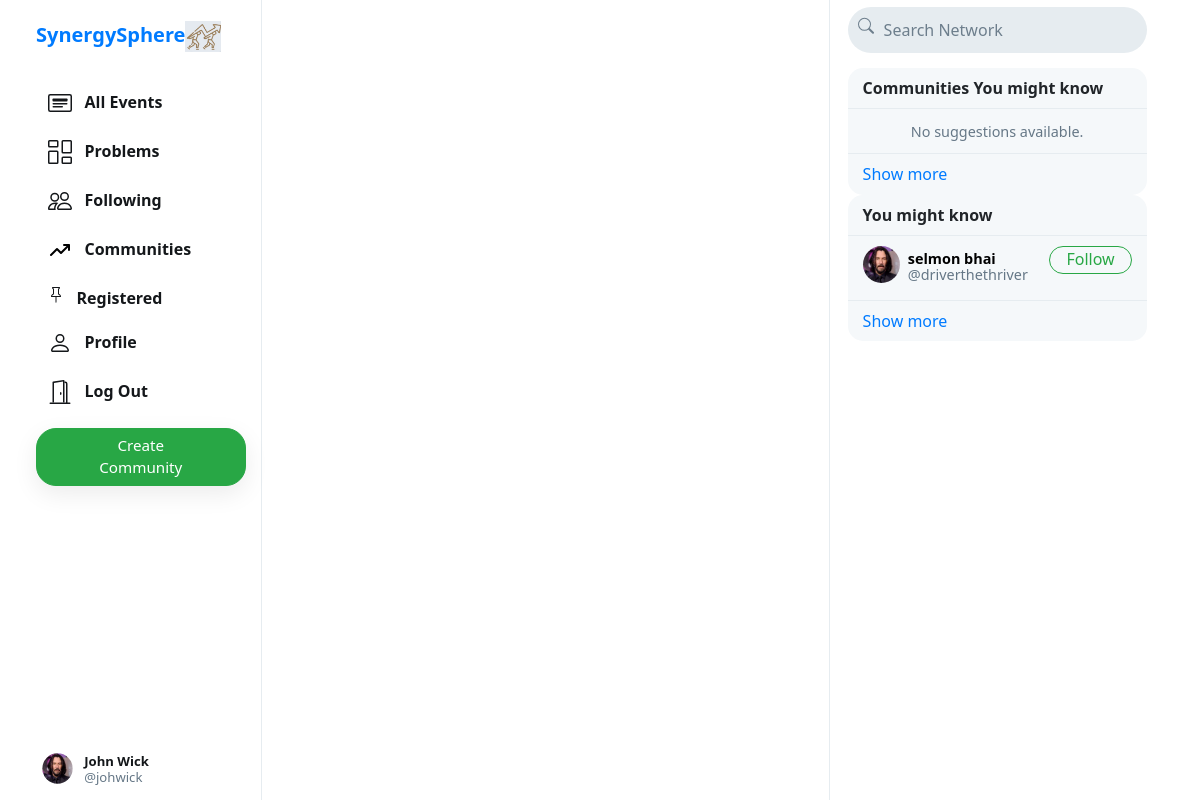
Page /johwick/communitylist (signed in) on the committed database.
### sphere/models.py (models this page shows, shortened)
class User(AbstractUser):
    profile_pic = models.ImageField(upload_to='profile_pic/',default = 'defaults/no_pic.png')
    bio = models.TextField(max_length=160, blank=True, null=True,default='hey, this is my synergy profile')
    cover = models.ImageField(upload_to='user_covers/', blank=True,default = 'defaults/default-user-cover.png')
    phone = models.CharField(max_length=15, blank=True, null=True)
    created_at = models.DateTimeField(blank=True, null=True, default = timezone.now)  # Field renamed to remove unsuitable characters.
    updated_at = models.DateTimeField(blank=True, null=True,  default = timezone.now)
    city = models.CharField(max_length=50, blank=True, null=True)
    is_reported = models.IntegerField(blank=True, null=True,default=False)
    is_block = models.IntegerField(blank=True, null=True, default = False)

### sphere/views.py (the view, shortened to what this page needs)
# urls.py: path("<str:username>/communitylist", views.communitylist, name="communitylist"),
def communitylist(request,username):
    user = User.objects.get(username=username)
    comm_list1 =  Orgs.objects.filter(org_member=user)
    comm_list2 = list(comm_list1)
    user2 = User.objects.get(username=request.user.username)
    common_comm = comm_list1.filter(org_member=user2)
    orgs_list = []
    c_suggestions = []
    suggestions = []
    if request.user.is_authenticated:
        followings = Follower.objects.filter(followers=request.user).values_list('user', flat=True)
        suggestions = User.objects.exclude(pk__in=followings).exclude(username=request.user.username).order_by("?")[:6]
        followings_c = Orgs.objects.filter(org_member=request.user).values_list('org_member', flat=True)
        c_suggestions = Orgs.objects.exclude(pk__in=followings_c).exclude(created_by=request.user.id).order_by("?")[:6]
        return render(request, 'sphere/list.html', {
            "list_type": "orgs",
            "orgs_list":orgs_list,
            "suggestions": suggestions,
            "c_suggestions":c_suggestions,
            'profile': False
        })
    else:
        return render(request, 'sphere/list.html', {
            "list_type": "orgs",
            "orgs_list":orgs_list,
            'profile': False
        })

### sphere/templates/sphere/list.html (shortened to what this page needs)
{% extends "sphere/layout.html" %}
{% load static %}

### sphere/templates/sphere/layout.html (shortened to what this page needs)
{% load static %}
<!DOCTYPE html>
<html lang="en">
    <head>
        <link rel="stylesheet" href="https://stackpath.bootstrapcdn.com/bootstrap/4.4.1/css/bootstrap.min.css">
        <link href="{% static 'sphere/styles.css' %}" rel="stylesheet">
    </head>
    <body>
        <div class="body" data-page="{{page}}">
            <div class="sidenav">
                <a href="{% url 'index' %}" class="navbar-brand">
                <b>SynergySphere</b><img src="{% static 'sphere/Images/logo.png' %}" height="31px">
                </a>
                <div style="height: 100%;">
                    <div>
                        <div>
                            <ul>
                                <li class="nav-item" id="all_events">
                                    <a href="{% url 'index' %}" class="nav-link">
                                        <div>
                                            &nbsp;&nbsp;All Events
                                        </div>
                                    </a>
                                </li>
                                    <li class="nav-item" id="all_problems">
                                        <a href="{% url 'problems' %}" class="nav-link">
                                            <div>
                                                &nbsp;&nbsp;Problems
                                            </div>
                                        </a>
                                    </li>
                                {% if user.is_authenticated %}
                                <li class="nav-item" id="following">
                                    <a href="{% url 'following' %}" class="nav-link">
                                        <div>
                                            &nbsp;&nbsp;Following
                                        </div>
                                    </a>
                                </li>
                                <li class="nav-item" id="following">
                                    <a href="{% url 'communitylist' user.username %}" class="nav-link">
                                        <div>
                                            &nbsp;&nbsp;Communities
                                        </div>
                                    </a>
                                </li>
                                <li class="nav-item" id="saved">
                                    <a href="{% url 'saved' %}" class="nav-link">
                                        <div>
                                            &nbsp;&nbsp;Registered
                                        </div>
                                    </a>
                                </li>
                                <li class="nav-item" id="profile">
                                    <a href="{% url 'profileevents' user.username %}" class="nav-link">
                                        <div>
                                            &nbsp;&nbsp;Profile
                                        </div>
                                    </a>
                                </li>
                                <li class="nav-item" id="logout">
                                    <a href="{% url 'logout' %}" class="nav-link">
                                        <div>
                                            &nbsp;&nbsp;Log Out
                                        </div>
                                    </a>
                                </li>
                                {% endif %}
                            </ul>
                        </div>
                        {% if user.is_authenticated %}
                            <button id="popup-btn" class="btn btn-success new-post-btn" onclick="createpost()">Create Community</button>
                        {% endif %}
                    </div>
                    <div style="position: absolute; bottom: 10px;">
                        {% if user.is_authenticated %}
                            <li class="nav-item sidenav-user">
                                <a href="{% url 'profileevents' user.username %}" class="nav-link">
                                    <div class="user_account">
                                        <div class="small-profilepic" style="float: left; background-image: url(/media/{{user.profile_pic}})"></div>
                                        <div style="height: 2.7vw; margin: auto;">
                                            <div style="margin-top: 4px;"><strong>{{user.first_name}} {{user.last_name}}</strong></div>
                                            <div class="grey" style="margin-top: 4px;">@{{ user.username }}</div>
                                        </div>
                                    </div>
                                </a>
                            </li>
                        {% endif %}
                    </div>
                </div>
            </div>
            <div class="right-div">
                <nav class="head">
                    <form action="#">
                        <div class="search-div">
                            <div>
                            </div>
                            <input type="text" name="query" id="search-box" placeholder="Search Network">
                        </div>
                    </form>
                </nav>
                <div class='right-div-content'>
                    <div class="space" style="background-color: white;"></div>
                    {% if user.is_authenticated %}
                    <div class="suggestion-box">
                        <div class="suggestion-header">
                            Communities You might know
                        </div>
                        {% for suggestion in c_suggestions %}
                            <div class="suggestion-user">
                                <div>
                                    <a href="{% url 'org_profile' suggestion.org_name %}">
                                        <div class="small-profilepic" style="background-image: url(/media/{{suggestion.profile_pic}})"></div>
                                    </a>
                                </div>
                                <div class="user-details">
                                    <a href="{% url 'org_profile' suggestion.org_name %}">
                                        <div id="user-name">
                                            <strong>
                                                {{suggestion.org_name}}
                                            </strong>
                                        </div>
                                        <div class="grey">@{{suggestion.org_name}}</div>
                                    </a>
                                </div>
                                <div>
                                    <button class="btn btn-outline-success" type="button" onclick="follow_user(this,'{{suggestion.username}}','suggestion')">Follow</button>
                                </div>
                            </div>
                        {% empty %}
                                <div style="text-align: center; border-bottom: .5px solid #e6ecf0; padding: 10px 15px;">
                                    <span class="grey" style="font-size: .9em;">No suggestions available.</span>
                                </div>
                        {% endfor %}
                        <div class="suggestion-footer">
                            <a href="#">Show more</a>
                        </div>
                    </div>
                    <div class="suggestion-box">
                            <div class="suggestion-header">
                                You might know
                            </div>
                            {% for suggestion in suggestions %}
                                <div class="suggestion-user">
                                    <div>
                                        <a href="{% url 'profileevents' suggestion.username %}">
                                            <div class="small-profilepic" style="background-image: url(/media/{{suggestion.profile_pic}})"></div>
                                        </a>
                                    </div>
                                    <div class="user-details">
                                        <a href="{% url 'profileevents' suggestion.username %}">
                                            <div id="user-name">
                                                <strong>
                                                    {{suggestion.first_name}} {{suggestion.last_name}}
                                                </strong>
                                            </div>
                                            <div class="grey">@{{suggestion.username}}</div>
                                        </a>
                                    </div>
                                    <div>
                                        <button class="btn btn-outline-success" type="button" onclick="follow_user(this,'{{suggestion.username}}','suggestion')">Follow</button>
                                    </div>
                                </div>
                            {% empty %}
                                    <div style="text-align: center; border-bottom: .5px solid #e6ecf0; padding: 10px 15px;">
                                        <span class="grey" style="font-size: .9em;">No suggestions available.</span>
                                    </div>
                            {% endfor %}
                            <div class="suggestion-footer">
                                <a href="#">Show more</a>
                            </div>
                        </div>
                    {% endif %}
                </div>
            </div>
        </div>
    </body>
</html>

### sphere/static/sphere/styles.css (style rules this page uses)
.body { display: flex; min-height: 100%; font-family: system-ui, sans-serif; }
.btn { border-radius: 20px; padding: 0.32rem 1rem 0.375rem 1rem; }
.btn, .btn:focus, .btn:active { box-shadow: none !important; -webkit-box-shadow: none !important; }
.grey { color: #657786; }
svg { vertical-align: text-top; }
.sidenav { height: 100%; width: 21.8%; position: fixed; top: 0; left: 0; padding: 15px; list-style: none; border-right: .5px solid #e6ecf0; z-index: 100; padding-left: 3%; background-color: white; }
.sidenav ul { list-style: none; padding-left: 0px; margin-top: 3vh; }
.sidenav li { margin-top: 7px; }
.sidenav .nav-link { color: #14171a; line-height: .7em; font-weight: 700; padding: 0px; }
.sidenav .nav-link > div { padding: 10px 20px 8px 12px; border-radius: 25px; line-height: 0.9em; width: max-content; }
.new-post-btn { padding-left: 55px !important; padding-right: 55px !important; font-size: .95em; font-weight: 530; box-shadow: rgba(0, 0, 0, 0.08) 0px 8px 24px !important; }
.user_account { display: flex; font-size: .82rem; font-weight: normal; padding-top: 3px !important; padding-bottom: 3px !important; padding-left: 3px !important; }
.user_account .small-profilepic { transform: scale(.82); margin-left: auto; margin-top: auto; }
.head { height: 7.5vh; }
.small-profilepic { width: 3.1vw; height: 3.1vw; border-radius: 9999px; overflow: hidden; margin-right: 8px; background-size: cover; background-repeat: no-repeat; background-position: center; box-sizing: content-box; }
.space { height: 8px; background-color: #e6ecf0; }
.right-div { width: 28%; height: 100vh; position: fixed; right: 2.95%; border-left: .5px solid #e6ecf0; background-color: white; }
.right-div .head { padding: .9vh 1.5vw; }
.right-div .search-div { margin-left: auto; margin-right: auto; display: flex; border-radius: 25px; background-color: #e6ecf0; padding-left: 10px; padding-right: 10px; vertical-align: middle; }
#search-box { height: 5.7vh; border: none; background: none; outline: none; width: 100%; margin-left: 8px; }
#search-box::placeholder { color: #6d7e8c; }
.right-div-content { height: 92.5vh; overflow: auto; padding-left: 1.5vw; padding-right: 1.5vw; }
.suggestion-box, .guest-box { border-radius: 15px; overflow: hidden; background-color: #f5f8fa; }
.suggestion-header { padding: 13px 15px; line-height: .9em; font-weight: 800; border-bottom: .5px solid #e6ecf0; }
.suggestion-user { display: flex; padding: 10px 15px; font-size: .9em; border-bottom: .5px solid #e6ecf0; }
.suggestion-user a { color: black; text-decoration: none; }
.user-details { flex: 1; line-height: 1.1em; padding: 5px 0px 7px 0px; }
.suggestion-user .btn { padding: 0em 1em .09em 1em; }
.suggestion-footer { padding: 13px 15px; line-height: .9em; }
.suggestion-footer a { text-decoration: none; }

### rows in the picture
User: profile_pic (picture), first_name "John", last_name "Wick", username "johwick"
User: profile_pic (picture), first_name "selmon", last_name "bhai", username "driverthethriver"
